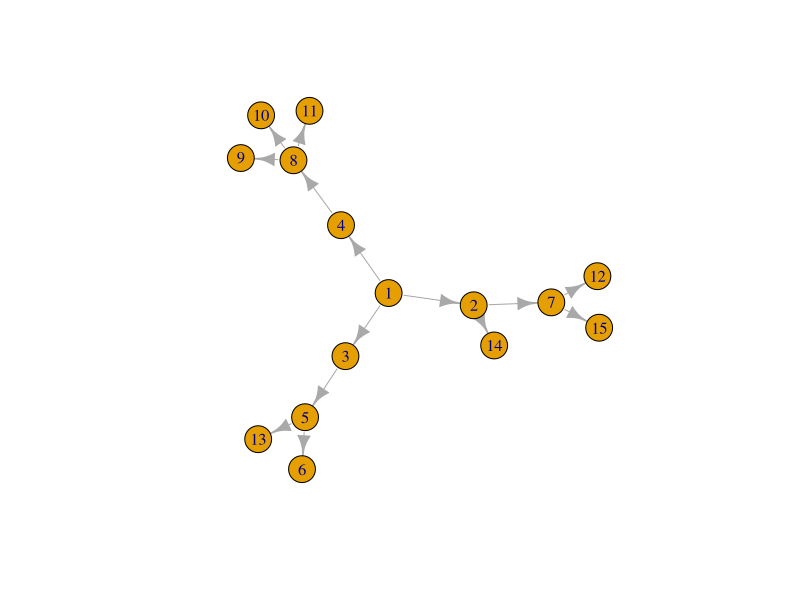
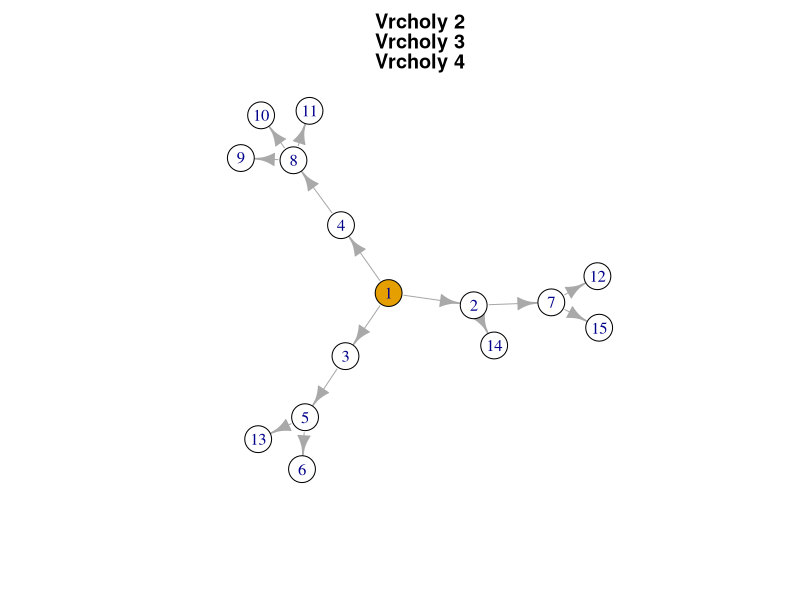
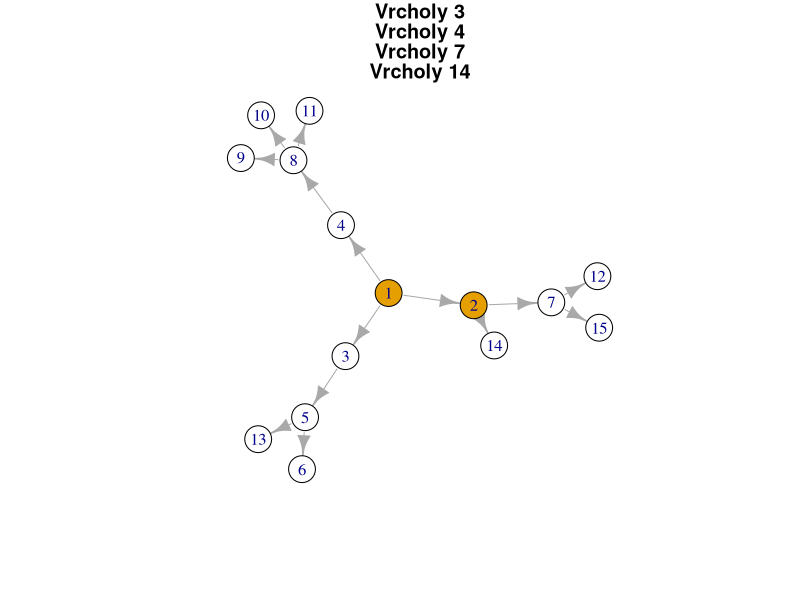
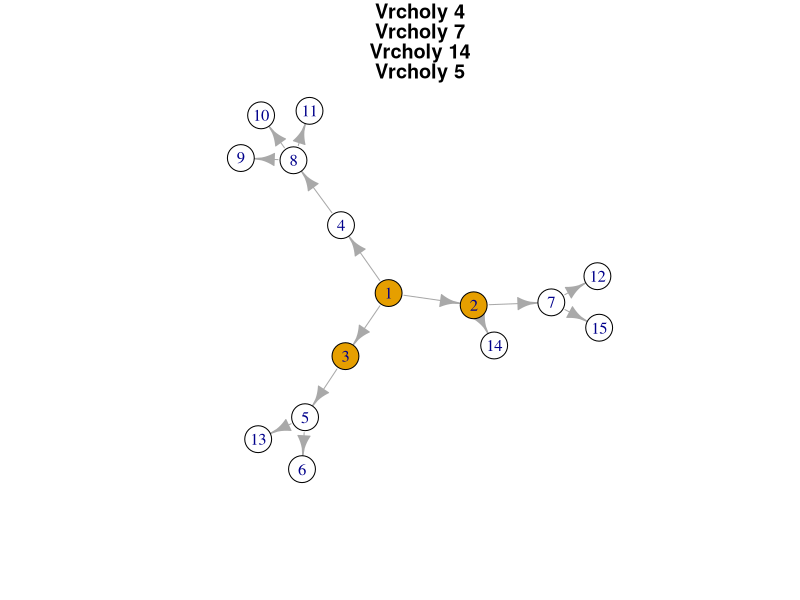
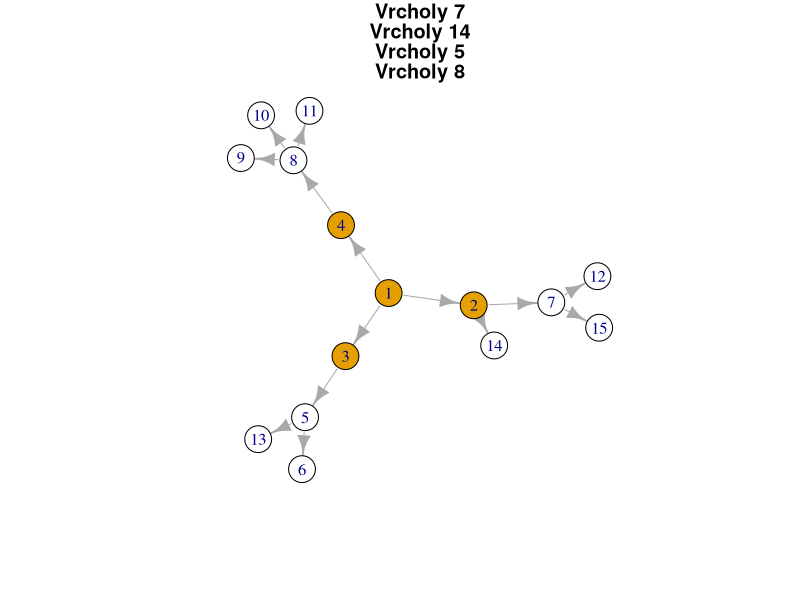
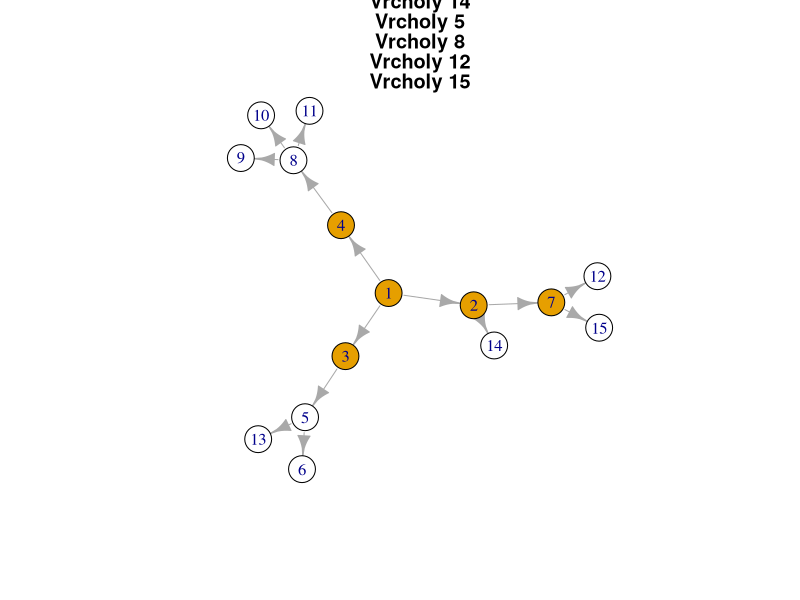
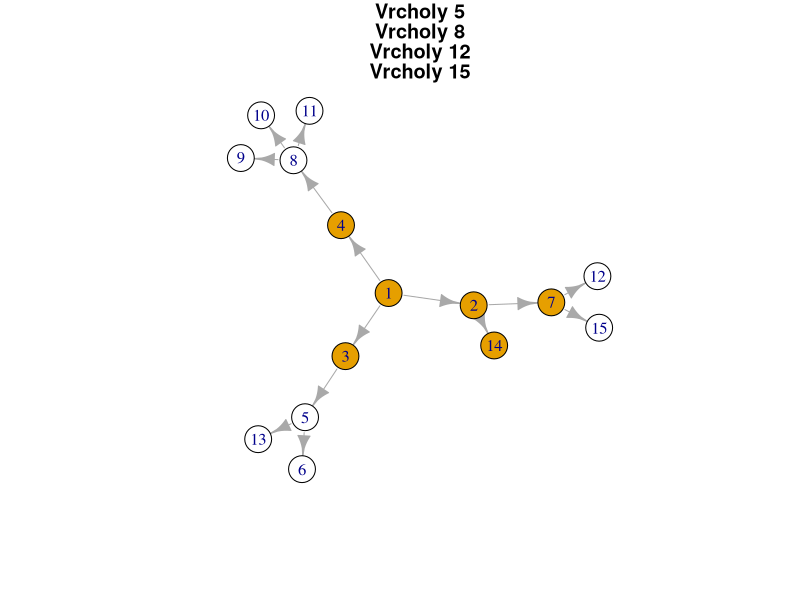
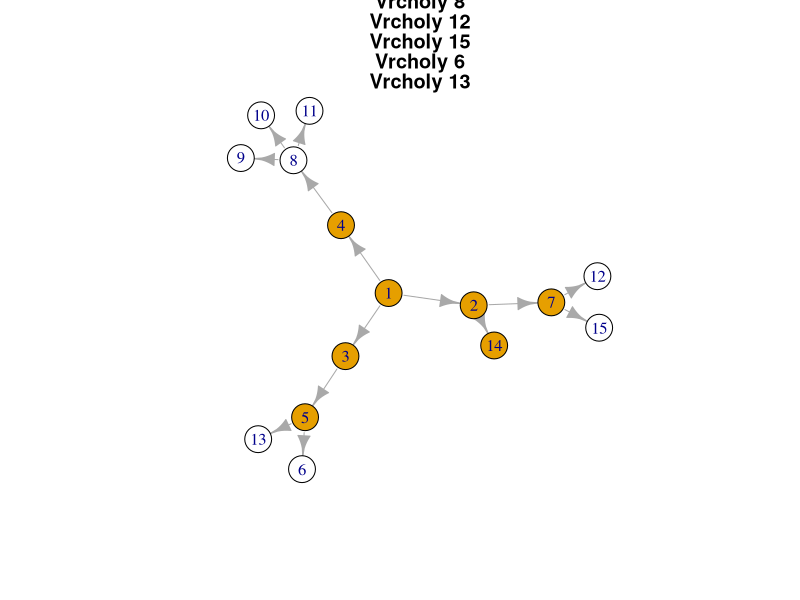

Reproduce these figures in R, in order.
library("igraph")

do_sirky <- function(graph, root) {
    D <- c(as_ids(V(g)[root]))
    mojLayout <- layout_nicely(graph, dim=2)
    plot(graph, layout=mojLayout)

    V(g)$zafarbeny <- FALSE

    while (length(D)) {
        if (V(g)[D[1]]$zafarbeny) {
            D <- D[-1]
        }
        else {
            print(D[1])

            # zafarbi navstiveny vrchol
            V(g)[D[1]]$zafarbeny <- TRUE

            # vymaz pouzity vrchol a uloz susedov
            susedia <- neighbors(graph, D[1])
            D <- D[-1]
            D <- append(D, as_ids(susedia), after = length(D))
            plot(g, vertex.color=V(g)$zafarbeny, layout=mojLayout, main=paste("Vrcholy", D, sep=" "))

            invisible(readline(prompt="Press [enter] to continue"))
        }
    }
}

do_hlbky <- function(graph, root) {
    D <- c(as_ids(V(g)[root]))
    mojLayout <- layout_nicely(graph, dim=2)
    plot(graph, layout=mojLayout)

    V(g)$zafarbeny <- FALSE

    while (length(D)) {
        if (V(g)[D[1]]$zafarbeny) {
            D <- D[-1]
        }
        else {
            print(D[1])

            # zafarbi navstiveny vrchol
            V(g)[D[1]]$zafarbeny <- TRUE

            # vymaz pouzity vrchol a uloz susedov
            susedia <- neighbors(graph, D[1])
            D <- D[-1]
            D <- append(D, as_ids(susedia), after = 0)
            plot(g, vertex.color=V(g)$zafarbeny, layout=mojLayout, main=paste("Vrcholy", D, sep=" "))

            invisible(readline(prompt="Press [enter] to continue"))
        }
    }
}

g <- make_graph(c(1,2, 1,3, 1,4, 2,7, 2,14, 3,5, 4,8, 7,12, 7,15, 5,6, 5,13, 8,9, 8,10, 8,11))
do_sirky(g, 1)
do_hlbky(g, 1)
